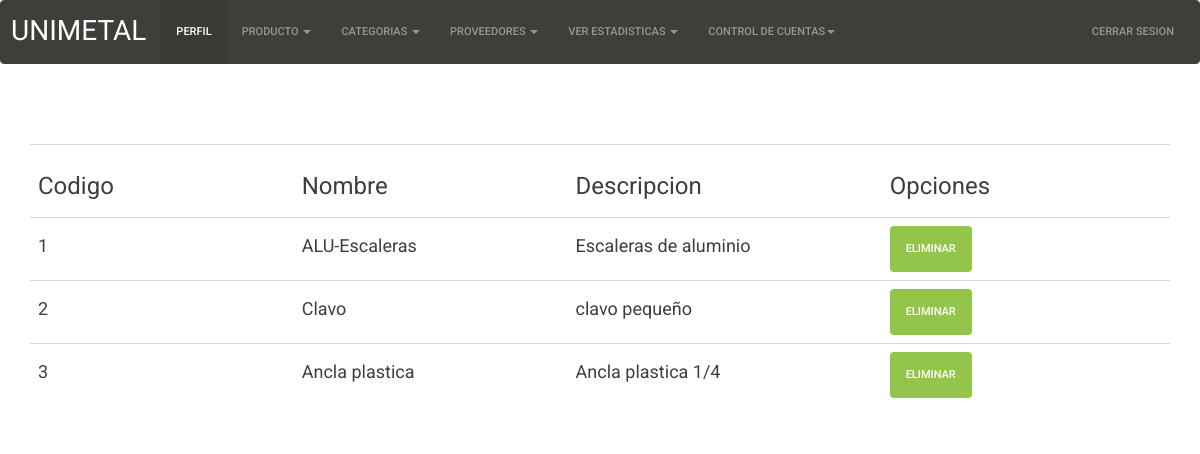
/php/MostrarCategorias.php, run on the app's committed database.
### tables this page shows
CREATE TABLE IF NOT EXISTS `catarticulos` (
  `codCategoria` int(5) NOT NULL AUTO_INCREMENT,
  `nombre` varchar(30) NOT NULL,
  `descripcion` varchar(100) NOT NULL,
  PRIMARY KEY (`codCategoria`)
);

### php/MostrarCategorias.php (the view, shortened to what this page needs)
<!DOCTYPE html>
<html lang="es">
<head>
     <link rel="stylesheet" type="text/css" href="../css1/bootstrap.min.css">
</head>
</head>
<body>
<nav class="navbar navbar-default">
  <div class="container-fluid">
    <div class="navbar-header">
      <a class="navbar-brand" href="#">UNIMETAL</a>
    </div>
    <div class="collapse navbar-collapse" id="bs-example-navbar-collapse-1">
      <ul class="nav navbar-nav">
        <li class="active"><a href="../php/login.php">PERFIL<span class="sr-only">(current)</span></a></li>
        <li class="dropdown">
          <a href="#" class="dropdown-toggle" data-toggle="dropdown" role="button" aria-expanded="false"> PRODUCTO <span class="caret"></span></a>
        </li>
        <li class="dropdown">
          <a href="#" class="dropdown-toggle" data-toggle="dropdown" role="button" aria-expanded="false"> CATEGORIAS <span class="caret"></span></a>
        </li>
        <li class="dropdown">
          <a href="#" class="dropdown-toggle" data-toggle="dropdown" role="button" aria-expanded="false"> PROVEEDORES <span class="caret"></span></a>
        </li>
        <li class="dropdown">
          <a href="#" class="dropdown-toggle" data-toggle="dropdown" role="button" aria-expanded="false"> VER ESTADISTICAS <span class="caret"></span></a>
        </li>
      <li class="dropdown">
          <a href="#" class="dropdown-toggle" data-toggle="dropdown" role="button" aria-expanded="false">CONTROL DE CUENTAS<span class="caret"></span></a>
        </li>
      </ul>
      <ul class="nav navbar-nav navbar-right">
        <li><a href="../php/cerrarsesion.php">CERRAR SESION</a></li>
      </ul>
    </div>
  </div>
</nav>
 <?php
    $link = mostrar();
    $lis = mysqli_query($link,"SELECT * From catarticulos");
    echo "<br>";
     echo "<br>";
     echo "<br>";
    echo "<div class='container'><table class='table table-hover'>";
echo "<th  width='5%' align='left'><h3>Codigo</h3></th>";
echo "<th  width='5%' align='left'><h3>Nombre</h3></th>";
echo "<th  width='5%' align='left'><h3>Descripcion</h3></th>";
echo "<th colspan='2' width='5%' align='left'><h3>Opciones</h3></th>";
while ($row = mysqli_fetch_row($lis)){
    echo "<tr>";
    echo "<td width='5%' align='left'><h4>$row[0]</h4></td>";
    echo "<td width='5%' align='left'><h4>$row[1]</h4></td>";
    echo "<td  width='5%' align='left'><h4>$row[2]</h4></td>";
    echo "<td width='5%' align='left'><a class='btn btn-success' href=EliminarCategoria.php?codCategoria=$row[0] style='text-decoration:none'>Eliminar</a></td>" ;
    echo "</tr>";
}
echo "</table> </div>";
?>
</body>
</html>

### php/MostrarCategorias.php (style rules this page uses)
.navbar-brand { font-size: 2em; }
.active { font-size: 5em; }

### data on the page
catarticulos: codCategoria "1", nombre "ALU-Escaleras", descripcion "Escaleras de aluminio"
catarticulos: codCategoria "2", nombre "Clavo", descripcion "clavo pequeño"
catarticulos: codCategoria "3", nombre "Ancla plastica", descripcion "Ancla plastica 1/4"
